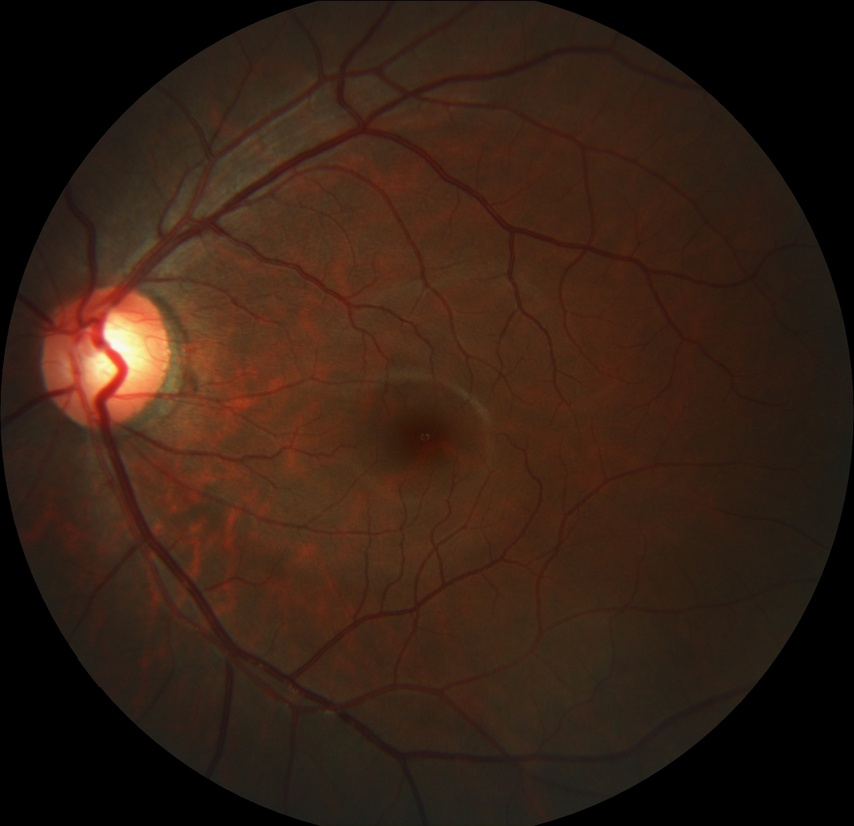
#> input picture Datasets/Training400/train/Glaucoma/g0001.jpg, 854 x 826 px, shrunk from 2124 x 2056 before the run
$ python utils.py
#> lines starting #> are read from the running program, lines starting #| are printed output that depends on the picture
import matplotlib.pyplot as plt

from PIL import Image


def show_image():
    image1 = Image.open(f"./Training400/train/Glaucoma/g0001.jpg")
#> image1 is the input picture: PIL image 854x826 RGB; mean R, G, B 52.9, 32, 20.1
    image2 = Image.open(f"./Training400/train/Glaucoma/g0002.jpg")
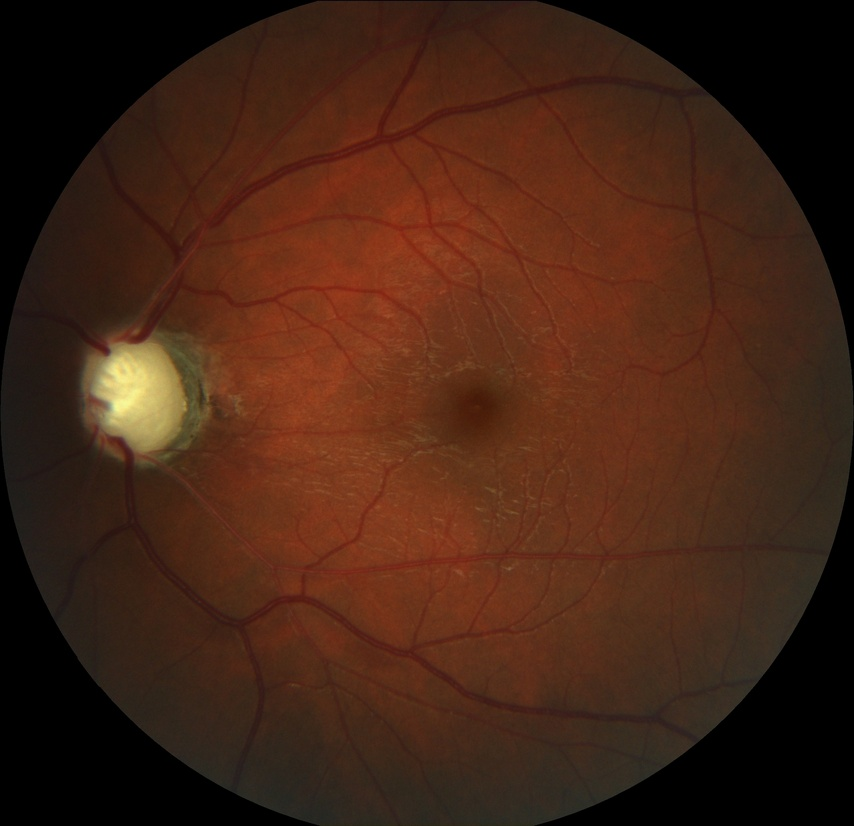
#> input picture Datasets/Training400/train/Glaucoma/g0002.jpg, 854 x 826 px, shrunk from 2124 x 2056 before the run
#> image2 is the input picture: PIL image 854x826 RGB; mean R, G, B 67.6, 36.1, 21.2
    image3 = Image.open(f"./Training400/train/Glaucoma/g0003.jpg")
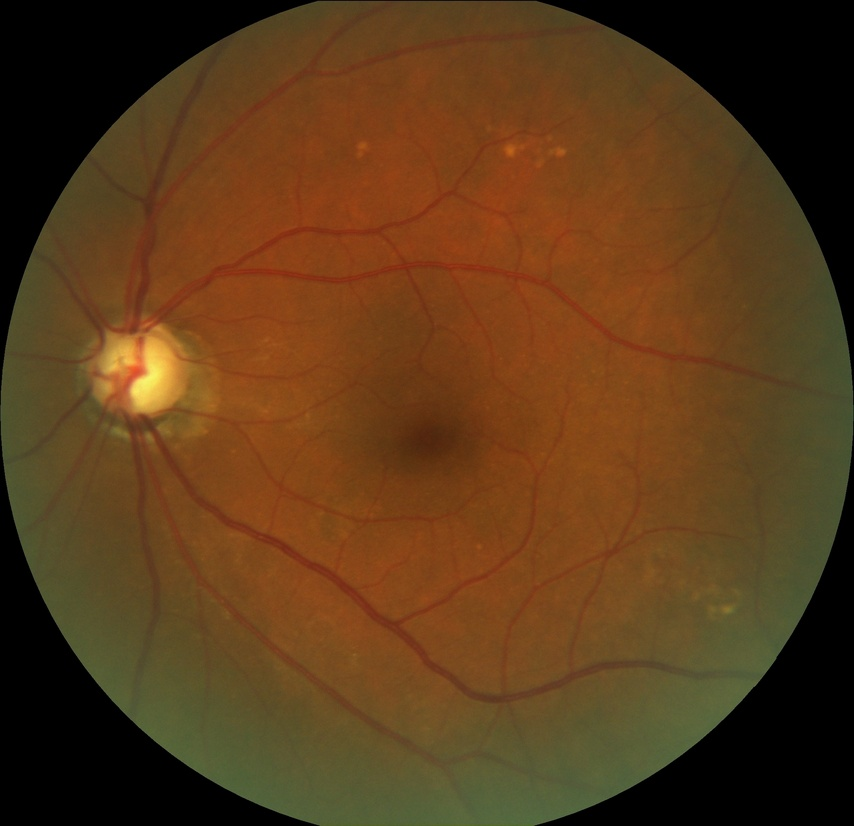
#> input picture Datasets/Training400/train/Glaucoma/g0003.jpg, 854 x 826 px, shrunk from 2124 x 2056 before the run
#> image3 is the input picture: PIL image 854x826 RGB; mean R, G, B 90.2, 58.4, 26
    image4 = Image.open(f"./Training400/train/Non-Glaucoma/n0001.jpg")
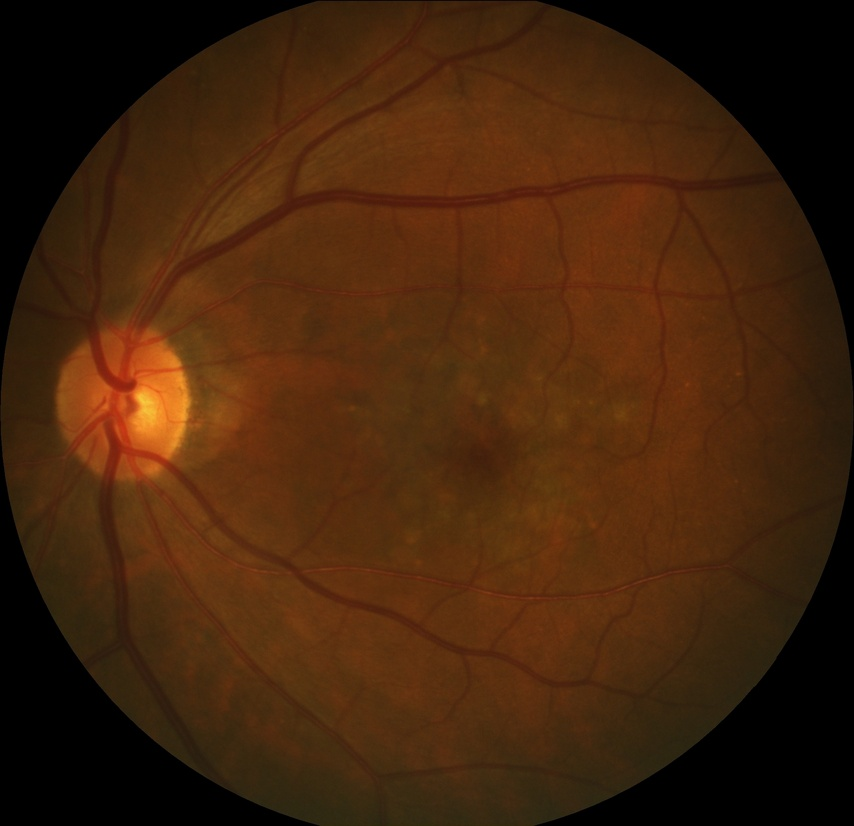
#> input picture Datasets/Training400/train/Non-Glaucoma/n0001.jpg, 854 x 826 px, shrunk from 2124 x 2056 before the run
#> image4 is the input picture: PIL image 854x826 RGB; mean R, G, B 67.5, 35.9, 11.9
    image5 = Image.open(f"./Training400/train/Non-Glaucoma/n0002.jpg")
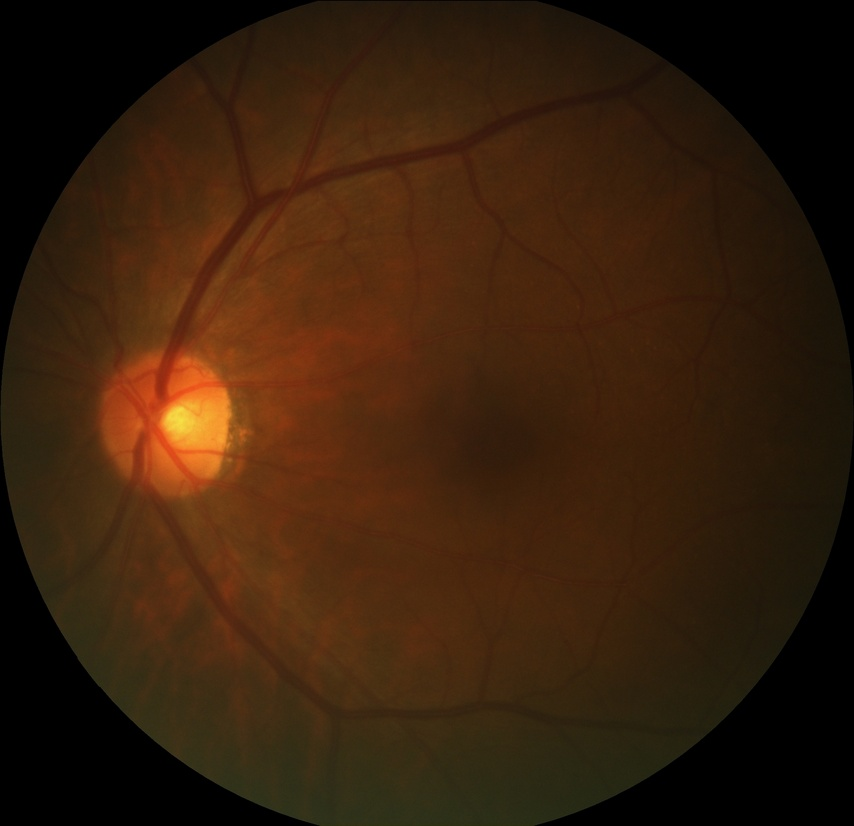
#> input picture Datasets/Training400/val/Non-Glaucoma/n0002.jpg, 854 x 826 px, shrunk from 2124 x 2056 before the run, found by its file name
#> image5 is the input picture: PIL image 854x826 RGB; mean R, G, B 55.1, 31.4, 12.2
    image6 = Image.open(f"./Training400/train/Non-Glaucoma/n0003.jpg")
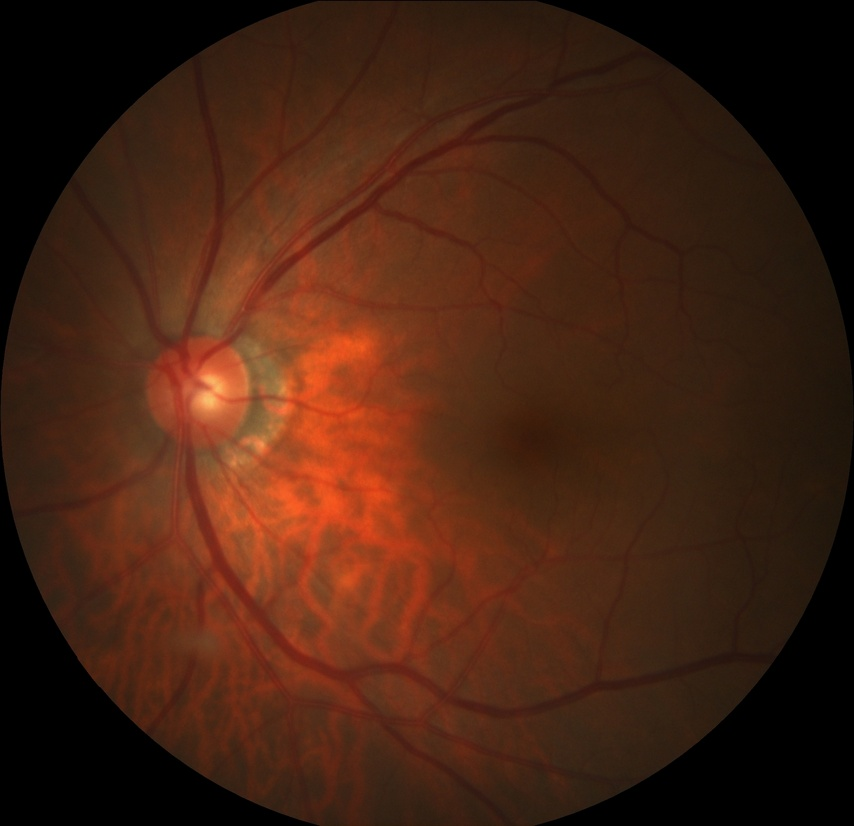
#> input picture Datasets/Training400/train/Non-Glaucoma/n0003.jpg, 854 x 826 px, shrunk from 2124 x 2056 before the run
#> image6 is the input picture: PIL image 854x826 RGB; mean R, G, B 68.8, 34.2, 18

    plt.figure(figsize=(20, 10))  # 设置窗口大小
    plt.suptitle('Glaucoma And Non-Glaucoma')
    plt.subplot(2, 3, 1)
    plt.title('Glaucoma')
    plt.imshow(image1)
    plt.axis('off')

    plt.subplot(2, 3, 2)
    plt.title('Glaucoma')
    plt.imshow(image2)
    plt.axis('off')

    plt.subplot(2, 3, 3)
    plt.title('Glaucoma')
    plt.imshow(image3)
    plt.axis('off')

    plt.subplot(2, 3, 4)
    plt.title('Non-Glaucoma')
    plt.imshow(image4)
    plt.axis('off')

    plt.subplot(2, 3, 5)
    plt.title('Non-Glaucoma')
    plt.imshow(image5)
    plt.axis('off')

    plt.subplot(2, 3, 6)
    plt.title('Non-Glaucoma')
    plt.imshow(image6)
    plt.axis('off')

    plt.show()


if __name__ == '__main__':
    show_image()
